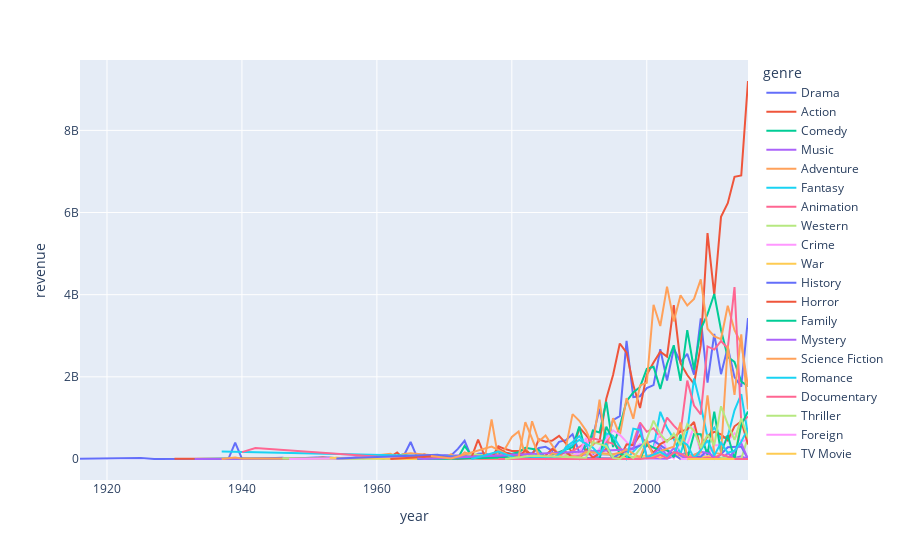

This figure's notebook cell:
### Code cell
genre = whole.groupby(['year','genre'],as_index=False)[['revenue','budget']].agg(sum)

genre['year'] = genre['year'].astype(int)
genre = genre[genre['year']<2016]
fig = px.line(genre, x='year', y='revenue', color = 'genre')
fig.show()
